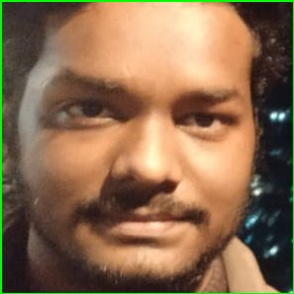
#> input picture detected_images/image50.jpg, 294 x 294 px; its folder holds only this picture in this run
$ python face_detect_cv3.py detected_images/image50.jpg
#> lines starting #> are read from the running program, lines starting #| are printed output that depends on the picture; after the words box and inside, x2 and y2 are one past the last pixel; in counts of white or black regions, pixels touching at a corner belong together
import cv2
import sys


imagePath = sys.argv[1]
cascPath = "haarcascade_frontalface_default.xml"


faceCascade = cv2.CascadeClassifier(cascPath)

image = cv2.imread(imagePath)
#> image is the input picture: shape (294, 294, 3); mean B, G, R 78.9, 108, 138.5
gray = cv2.cvtColor(image, cv2.COLOR_BGR2GRAY)
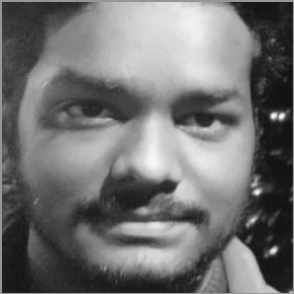
#> gray: shape (294, 294); min 14, max 247, mean 113.8

faces = faceCascade.detectMultiScale(
    gray,
    scaleFactor=1.1,
    minNeighbors=5,
    minSize=(30, 30)

)
#> faces = [[22, 17, 253, 253]]

print("Found {0} faces!".format(len(faces)))
#| Found 1 faces!

for (x, y, w, h) in faces:
    cv2.rectangle(image, (x, y), (x+w, y+h), (0, 255, 0), 2)
    img = image[y:y+h, x:x+w]
    dim = (96, 96)
    resized = cv2.resize(img, dim, interpolation = cv2.INTER_AREA)
    cv2.imwrite(f"/content/Face-recog-comp-project/detected_images/image{x}.jpg", img)
#> this loop made 1 pass
#> (x, y, w, h, dim) on pass 1: (22, 17, 253, 253, (96, 96))
#> pass 1, `img = image[y:y+h, x:x+w]`:
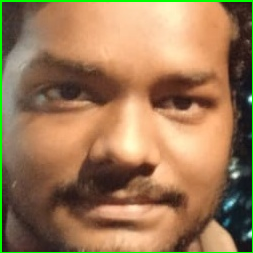
#> img: shape (253, 253, 3); mean B, G, R 86.3, 121.3, 156.8
#> pass 1, `resized = cv2.resize(img, dim, interpolation = cv2.INTER_AREA)`:
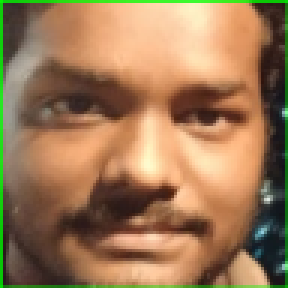
#> resized: shape (96, 96, 3) (shown 3 times larger); mean B, G, R 86.3, 121.3, 156.8
#> after the loop:
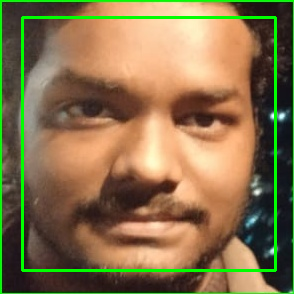
#> image: shape (294, 294, 3); 3.51% of pixels changed, all inside (x1, y1, x2, y2) = (21, 16, 277, 272)


cv2.imwrite('/content/Face-recog-comp-project/image.jpg', image)
cv2.waitKey(0)

$ run again, on detected_images/image636.jpg
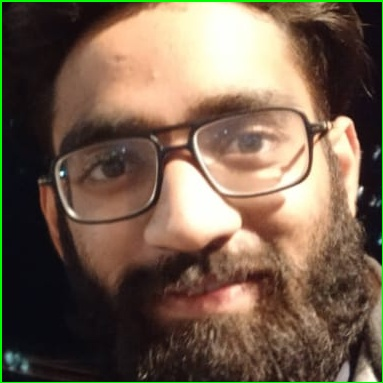
#> input picture detected_images/image636.jpg, 383 x 383 px
#> image is the input picture: shape (383, 383, 3); mean B, G, R 78.1, 96.4, 116.5
#> faces = [[22, 22, 331, 331]]
#| Found 1 faces!
#> the loop `for (x, y, w, h) in faces:` made 1 pass
#> (x, y, w, h, dim) on pass 1: (22, 22, 331, 331, (96, 96))
#> pass 1, `img = image[y:y+h, x:x+w]`:
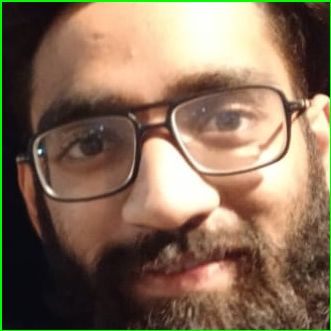
#> img: shape (331, 331, 3); mean B, G, R 87.9, 110, 133.2
#> after the loop `for (x, y, w, h) in faces:`:
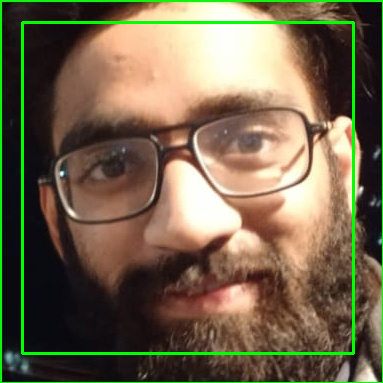
#> image: shape (383, 383, 3); 2.71% of pixels changed, all inside (x1, y1, x2, y2) = (21, 21, 355, 355)
